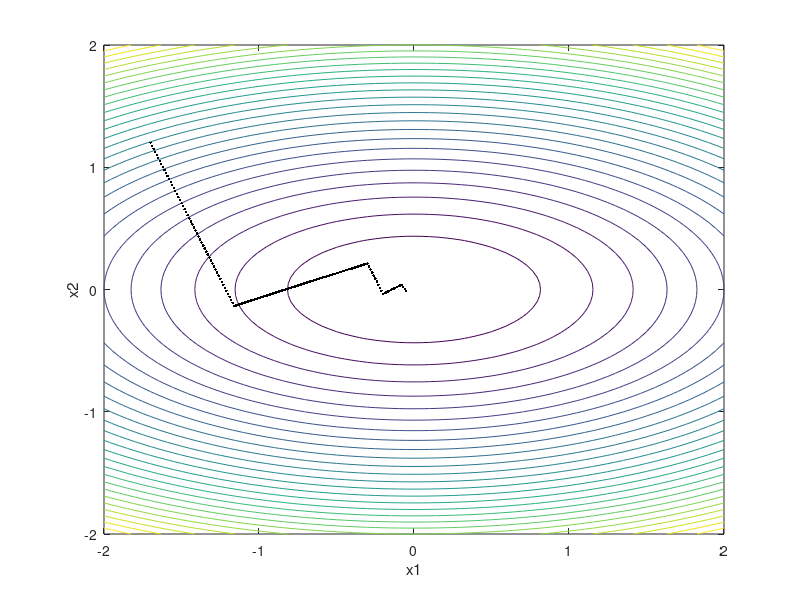

Here is the MATLAB script that generated this plot:
% 例程 2.15  最速下降法
x1 = -2: 0.05: 2;
x2 = -2: 0.05: 2;
N = length(x1);
y = zeros(N, N);  %  预分配内存
%  计算网格上所有点的函数值
for i = 1:N
    for j = 1:N
        y(j, i) = 2*(x1(i)^2) + 7*(x2(j)^2);
    end
end
%  绘制函数等高线
figure(1)
contour(x1, x2, y, 26);
hold  on;
xlabel('x1');  ylabel('x2');
%  最速下降搜索
%  设置迭代初始点
x1i = -1.7;
x2i = 1.2;
yi = 2*(x1i^2) + 7*(x2i^2);
g = [(4*x1i), (14*x2i)];  %  计算初始点的梯度 [∂y/∂x1, ∂y/∂x2]
%  判断梯度在x1轴上的分量符号
s =1;
if g(1) < 0
    s = -1;
end
%  第一段搜索路径
m = g(2)/g(1);  %计算梯度方向的斜率（搜索路径的斜率）
flag = 1;
yref = yi;
x1 = x1i ;
while flag == 1
    x2 = m *(x1 - x1i) + x2i ;
    y = 2*(x1^2) + 7*(x2^2);
    if y > yref
        flag = 0;
    else
        yref = y;
        plot(x1, x2, 'k.');
        x1o = x1;
        x2o = x2 ;
        x1 = x1 - (s*0.01 );
    end
end
%  后续多段搜索路径
for M = 1:4
    x1i = x1o;
    x2i = x2o;
    x1 = x1i;
    g = [(4*x1i), (14*x2i)];  %  计算新初始点的梯度
    m = g(2)/g(1);  %  计算新梯度方向的斜率
    flag = 1;
    while flag == 1
        x2 = m*(x1 - x1i) + x2i;
        y = 2*(x1^2) + 7*(x2^2);
        if y>yref
            flag = 0;
        else
            yref = y;
            plot(x1, x2, 'k.');
            x1o = x1;
            x2o = x2;
            x1 = x1 - (s*0.01);
        end
    end
end
